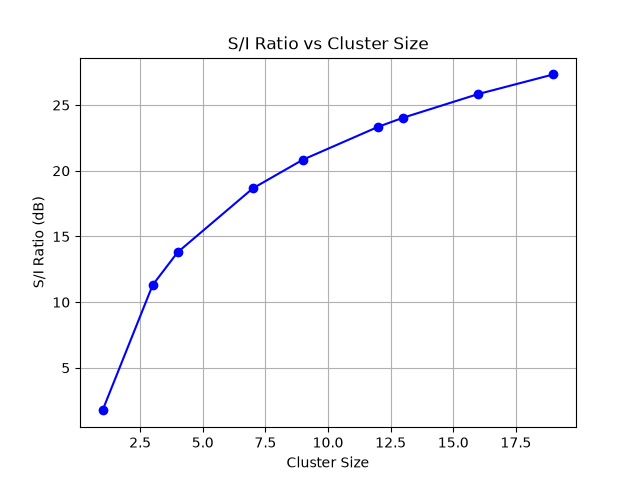

The Python source for this figure:

import numpy as np
import matplotlib.pyplot as plt

i0 = 6
n = 4
R = 1
total_channels = 420

cluster_sizes = [1, 3, 4, 7, 9, 12, 13, 16, 19]

print("Cluster Size\tReuse Distance\tS/I (dB)\tCapacity")

for N in cluster_sizes:

    D = R * np.sqrt(3 * N)

    SI = (np.sqrt(3 * N) ** n) / i0

    SI_dB = 10 * np.log10(SI)

    capacity = total_channels / N

    print(N, "\t\t", round(D, 2),
          "\t\t", round(SI_dB, 2),
          "\t\t", round(capacity, 2))

si_values = []

for N in cluster_sizes:
    SI = (np.sqrt(3 * N) ** n) / i0
    si_values.append(10 * np.log10(SI))

plt.plot(cluster_sizes, si_values, 'bo-')
plt.xlabel("Cluster Size")
plt.ylabel("S/I Ratio (dB)")
plt.title("S/I Ratio vs Cluster Size")
plt.grid()
plt.show()

capacities = [total_channels / N for N in cluster_sizes]

plt.plot(cluster_sizes, capacities, 'ro-')
plt.xlabel("Cluster Size")
plt.ylabel("Channels per Cell")
plt.title("System Capacity vs Cluster Size")
plt.grid()
plt.show()
